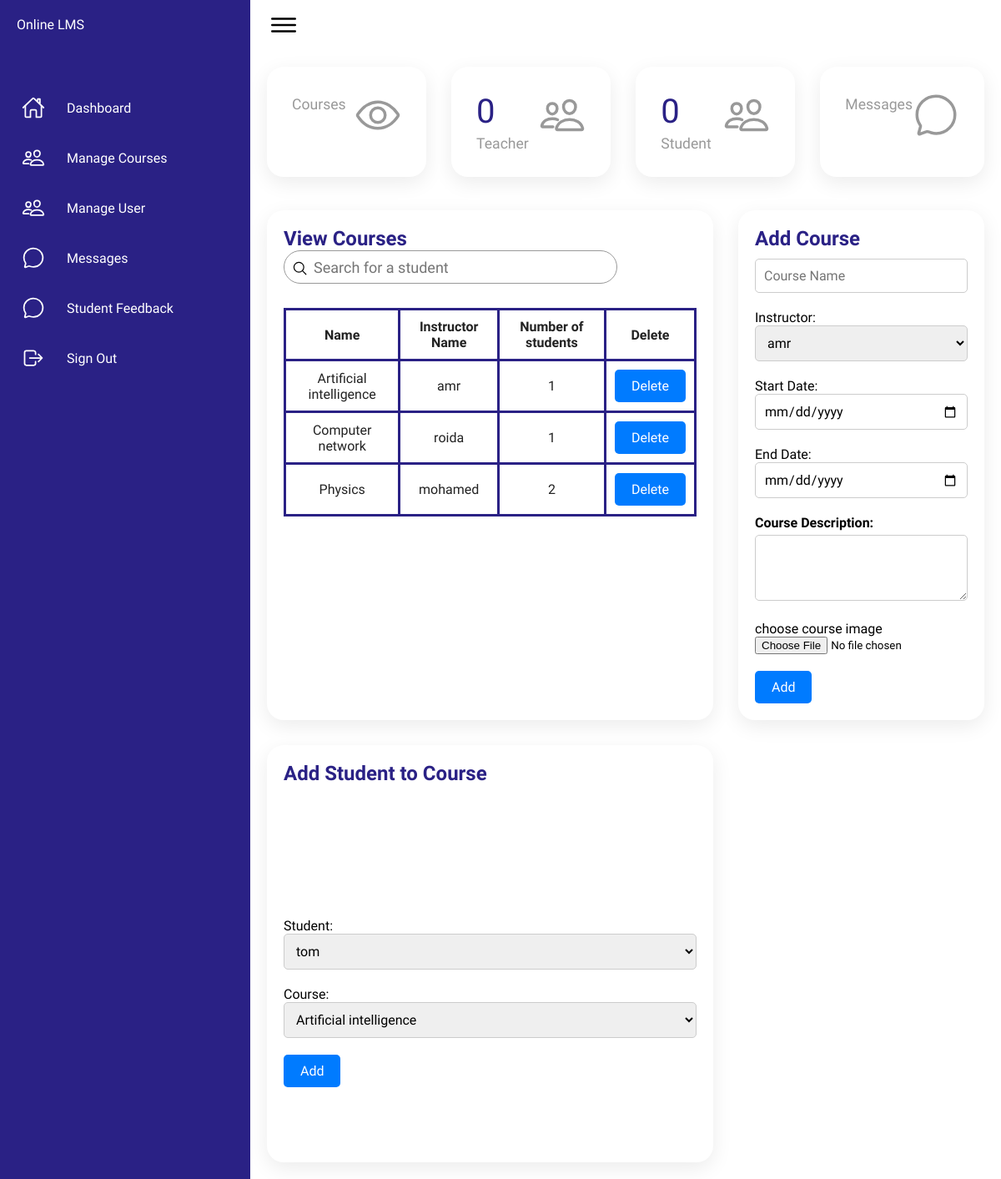
The app's page /manageCourse.php, older data.
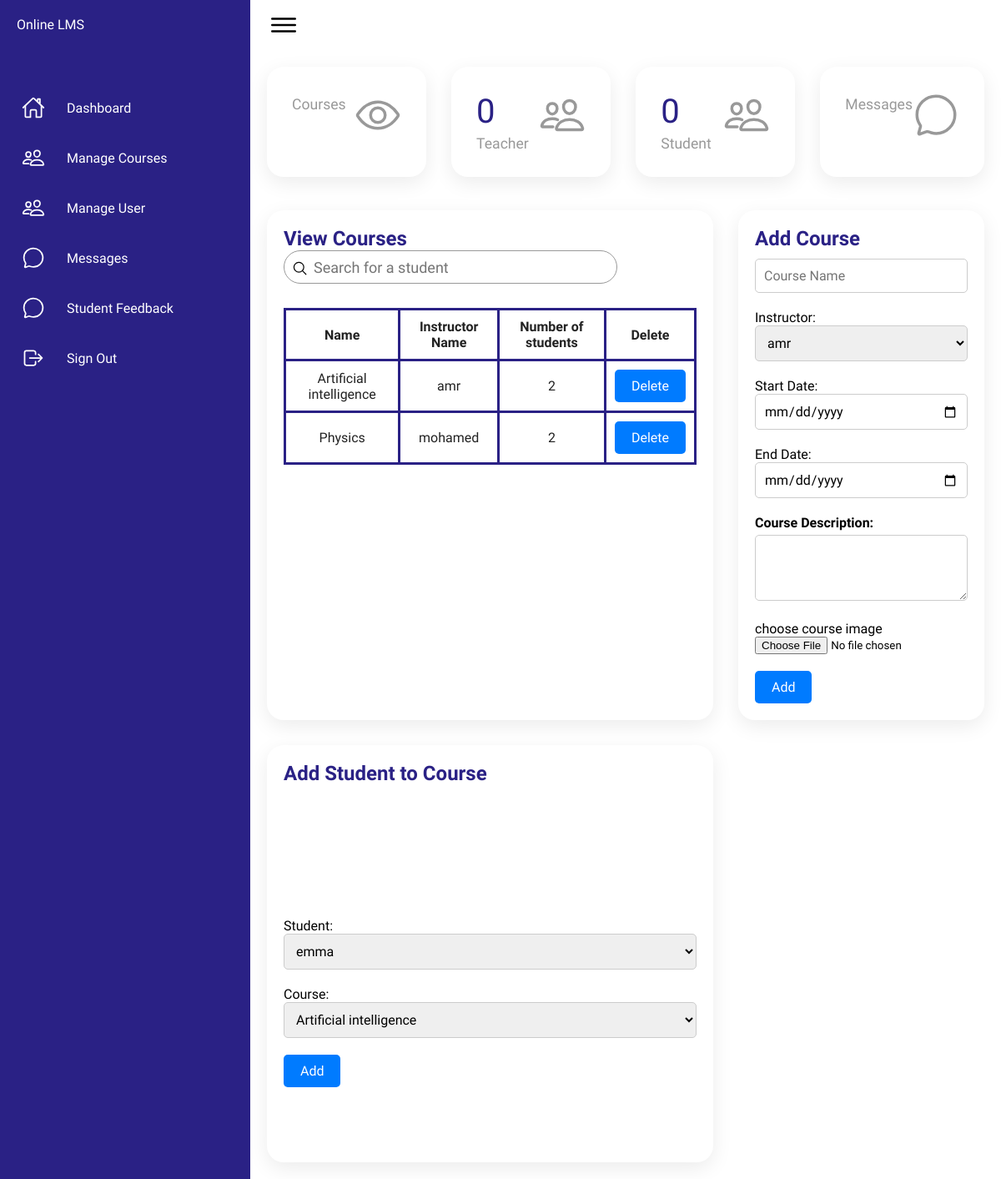
The same page, newer data.
### tables this page shows
CREATE TABLE `course` (
  `CourseID` int(11) NOT NULL,
  `CourseName` varchar(50) NOT NULL,
  `Description` text NOT NULL,
  `InstructorID` int(11) NOT NULL,
  `Start_Date` datetime NOT NULL,
  `End_Date` datetime NOT NULL,
  `Image` varchar(500) NOT NULL
);

CREATE TABLE `user` (
  `UserID` int(11) NOT NULL,
  `UserName` varchar(50) NOT NULL,
  `Email` varchar(50) NOT NULL,
  `Password` varchar(100) NOT NULL,
  `Role` varchar(10) NOT NULL,
  `Gender` varchar(10) NOT NULL
);

### classes/Db.classes.php (called while the page is built, shortened)
<?php
class Db {
    private $dbHost="localhost";
        private $dbUser="root";
        private $dbPassword="";
        private $dbName="se";
        protected $connection;
    public function openConnection()
        {
           $this->connection=new mysqli($this->dbHost,$this->dbUser,$this->dbPassword,$this->dbName);
          return true;
        }
    public function select($qry)
    {
        $result=$this->connection->query($qry);
        return $result->fetch_all(MYSQLI_ASSOC);
    }
}

### classes/Control/CourseController.php (called while the page is built, shortened)
<?php
require_once __DIR__ . '/../../classes/Db.classes.php';
class CourseController extends Db
{
    public function getCourses()
    {
        if ($this->openConnection()) {
            $query = "SELECT c.CourseName, u.UserName, c.Image,c.CourseID FROM course c JOIN faculty_member f ON c.InstructorID = f.FacultyID JOIN user u ON f.UserID = u.UserID";
            return $this->select($query);
        } else {
            echo "Error in Database Connection";
            return false;
        }
    }
    public function getNumberOfStudents(int $courseId)
    {
        if ($this->openConnection()) {
            $query = "SELECT COUNT(*) as studentCount FROM student_course WHERE CourseID = '$courseId'";
            $result = $this->select($query);
            if (is_array($result) && isset($result[0]['studentCount'])) {
                return $result[0]['studentCount'];
            } else {
                return 0;
            }
        } else {
            echo "Error in Database Connection";
            return false;
        }
    }
}

### classes/Control/StudentController.php (called while the page is built, shortened)
<?php
require_once __DIR__ . '/../../classes/Db.classes.php';
class StudentController extends Db
{
    public function getStudents()
    {
        if ($this->openConnection()) {
            $query = "SELECT StudentID, UserName FROM student JOIN user ON student.UserID = user.UserID";
            return $this->select($query);
        } else {
            echo "Error in Database Connection";
            return false;
        }
    }
}

### manageCourse.php (the view, shortened to what the changed rows need)
<?php
include "classes/Db.classes.php";
require_once 'classes/Control/CourseController.php';
require_once 'classes/Control/StudentController.php';
$courseController = new CourseController;
$courses = $courseController->getCourses();
$studentController = new StudentController;
$students = $studentController->getStudents();
?>
<!DOCTYPE html>
<html lang="en">
<head>
    <link rel="stylesheet" type="text/css" href="css/Dashboard.css">
</head>
<body>
    <?php
    include_once "sidebar.php";
    ?>
    <div class="details">
        <div class="recentOrders">
            <div class="cardHeader">
                <h2>View Courses</h2>
            </div>
            <br>
            <table>
                <?php
                if (count($courses) == 0) {
                ?>
                    <div class="alert">
                        <strong>No Avilable Courses!</strong>
                    </div><?php
                        } else { ?>
                    <thead>
                        <tr>
                            <td>Name</td>
                            <td>Instructor Name</td>
                            <td>Number of students</td>
                            <td>Delete</td>
                        </tr>
                    </thead>
                    <?php
                            foreach ($courses as $course) { ?>
                        <tbody>
                            <tr>
                                <td><?php echo $course["CourseName"] ?></td>
                                <td><?php echo $course["UserName"] ?></td>
                                <td>
                                    <?php
                                    $numberOfStudents = $courseController->getNumberOfStudents($course['CourseID']);
                                    if ($numberOfStudents !== false) {
                                        echo $numberOfStudents;
                                    } else {
                                        echo "Error retrieving number of students.";
                                    } ?>
                                </td>
                                <td>
                                    <form method="post" action="manageCourse.php">
                                        <button class="btn btn-delete" name="delete">
                                            <span>Delete</span>
                                        </button>
                                    </form>
                                </td>
                            </tr>
                        </tbody>
                <?php }
                        }
                ?>
            </table>
        </div>
        <div class="recentCustomers">
            <div class="cardHeader">
                <h2>Add Course</h2>
            </div>
        </div>
        <div class="recentCustomers">
            <div class="cardHeader">
                <h2>Add Student to Course</h2>
            </div>
            <br>
            <form action="manageCourse.php" method="post">
                <div class="form-group">
                    <label for="teacher">Student:</label>
                    <select class="form-control" name="StudentID" id="StudentID" onchange="toggleDepartmentField()">
                        <?php
                        foreach ($students as $student) { ?>
                            <option value="<?php echo $student["StudentID"] ?>"><?php echo $student["UserName"] ?></option>
                        <?php
                        }
                        ?>
                    </select>
                </div>
            </form>
        </div>
    </div>
    </div>
    </div>
</body>
</html>

Row changes from the older to the newer data that the page shows:
removed course: CourseName "Computer network", user.UserName "roida", numberOfStudents "1"
computed for course "Artificial intelligence": numberOfStudents "1" → "2"
Text that changed along with them:
form field StudentID: "tom" → "emma"
